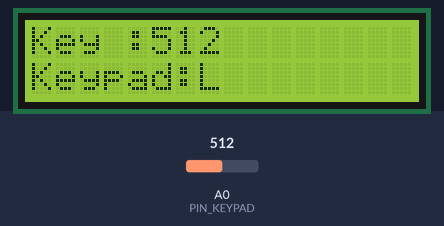
Recording of a sketch running on a simulated Arduino Uno, built with avr-gcc and run on an emulated ATmega328P. Shown: 16×2 character LCD. The inputs (shaded band) are chosen by the test bench; at power-on: A0 (PIN_KEYPAD) = 512.

Above: at 3.2 s.
3.3 s: A0 (PIN_KEYPAD) set to 610
At 4.4 s:
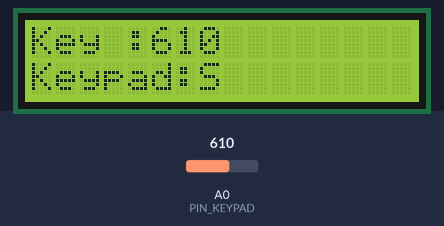
4.8 s: A0 (PIN_KEYPAD) set to 810
At 5.6 s:
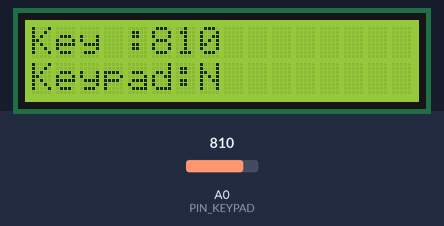
6.3 s: A0 (PIN_KEYPAD) set to 390
At 6.7 s:
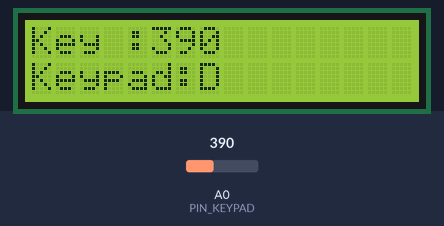
7.8 s: A0 (PIN_KEYPAD) set to 190
At 9.0 s:
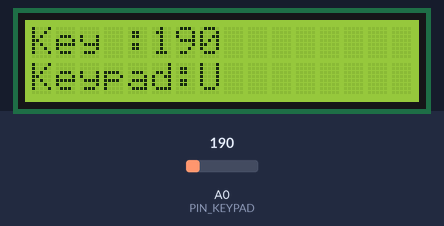
9.3 s: A0 (PIN_KEYPAD) set to 50
At 10.2 s:
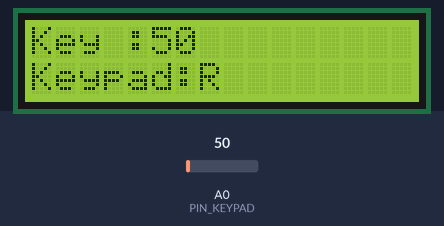
Timing chart, 0 to 11.8 s (numbered marks = the images above; inputs shaded):
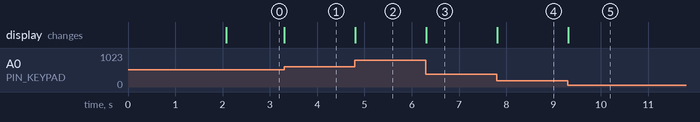

Measured:
- after the input at 3.3 s, the display: changes at once (image 1)
- after the input at 4.8 s, the display: changes at once (image 2)
- after the input at 6.3 s, the display: changes at once (image 3)
- after the input at 7.8 s, the display: changes at once (image 4)
- after the input at 9.3 s, the display: changes at once (image 5)

The sketch:

LcdKeypad.ino
```cpp
/*
Arduino 2x16 LCD - test program
modified on 07 Feb 2021
Testing :
  Code/Setting/No INPUT_PULLUP/INPUT_PULLUP
  R/60/0/13
  U/200/131/125
  D/400/305/328
  L/600/479/502
  S/800/722/738
  No_Key/1023/1023
*/

#include <LiquidCrystal.h>//for LCD

// LCD pin setting
// For LCD Keypad DF Robot
#define LCD_RS 8
#define LCD_EN 9
#define LCD_D4 4
#define LCD_D5 5
#define LCD_D6 6
#define LCD_D7 7
#define PIN_KEYPAD A0 // pin Analog Keypad
#define LCD_ROWS 2
#define LCD_COLUMNS 16
//pin no. 10 sementara tidak digunakan
// LCD
LiquidCrystal lcd(LCD_RS,LCD_EN,LCD_D4,LCD_D5,LCD_D6,LCD_D7);
unsigned long prevMilli;
int prevKey;
String prevKeyPad;

void setup() {
  // put your setup code here, to run once:
  lcd.begin(LCD_COLUMNS, LCD_ROWS);
  pinMode(PIN_KEYPAD, INPUT_PULLUP);
  lcd.setCursor(0,0);
  lcd.print("LCD Keyboard Test");
  lcd.setCursor(0,1);
  lcd.print("By : sam");
  delay (2000);//delay 2 second
  lcd.clear();
}

//function for getting keypad value
int keypadGetKeyValue(unsigned long debouncingTime){
  int key = analogRead(PIN_KEYPAD);
  if (key != prevKey)prevMilli = millis();
  else{
    if ((millis() - prevMilli) > debouncingTime){
      prevMilli = millis();
      prevKey = key;
    }
  }
  return key;
}

//Convert keypad value to String
String keypadGetKeyPad(int key){
  String keyPad = "N";//Default key, No key
  if (key < 60) {
    keyPad =  ("R");//Right key
  }
  else if (key < 200) {
    keyPad =  ("U");//Up key
  }
  else if (key < 400){
    keyPad =  ("D");//Down key
  }
  else if (key < 600){
    keyPad =  ("L");//Left key
  }
  else if (key < 800){
    keyPad =  ("S");//Select key
  }
  return keyPad;
}

void loop() {
  // put your main code here, to run repeatedly:
  int prevVal;
  int key = keypadGetKeyValue(150);
  //float kf = key/3.4;
  String keyPad = keypadGetKeyPad(key);
  if (prevKeyPad != keyPad){
    prevKeyPad = keyPad;
    lcd.clear();

    //display key
    lcd.setCursor(0,0);
    lcd.print("Key : ");

    //display keypad
    lcd.setCursor(5,0);
    lcd.print(key, DEC);

    //display keypad
    lcd.setCursor(0,1);
    lcd.print("Keypad: ");

    //display keypad
    lcd.setCursor(7,1);
    lcd.print(keyPad);
  }

}
```
